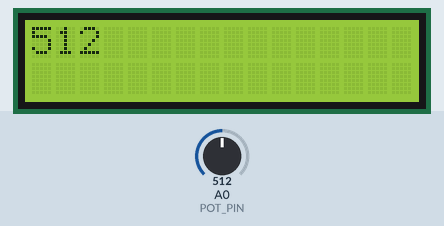
Simulated run of this sketch. Board: Arduino Uno, built with avr-gcc and run on an emulated ATmega328P. On the bench: 16×2 character LCD. The inputs (shaded band) are chosen by the test bench; at power-on: A0 (POT_PIN) = 512. What the sketch prints to the serial monitor is not drawn.

Above: at 1.3 s.
1.4 s: A0 (POT_PIN) set to 716
At 3.3 s:
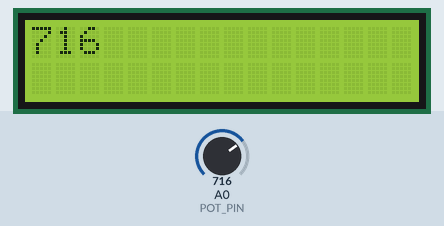
3.6 s: A0 (POT_PIN) set to 900
At 5.3 s:
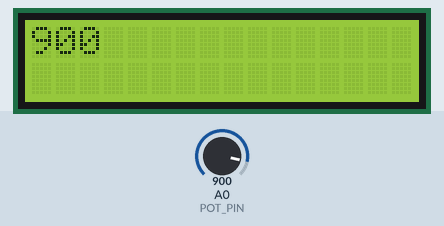
5.6 s: A0 (POT_PIN) set to 1023
At 7.6 s:
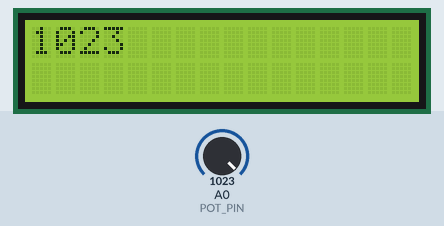
Timing chart, 0 to 9.1 s (numbered marks = the images above; inputs shaded):
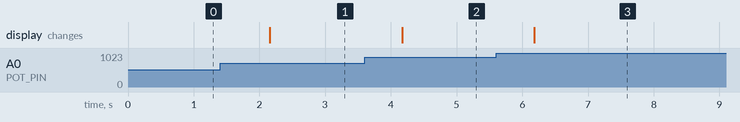

The sketch:

lightSensor.ino
```cpp
#include <LiquidCrystal_I2C.h>

#define POT_PIN A0

LiquidCrystal_I2C  LCD(0x3F, 16,2);

void setup() {
  Serial.begin(115200);
  LCD.begin(0,0);
  LCD.init();
  LCD.backlight();
  LCD.print("Hello World!");

}
 int val = 0;
void loop() {
  val = analogRead(POT_PIN);
  LCD.clear();
  LCD.print(val);

  Serial.print("Brightness value: ");
  Serial.println(val);

  delay(1000);
}
```

Measured:
- after the input at 1.4 s, the display: changes after 0.76 s (image 1)
- after the input at 3.6 s, the display: changes after 0.57 s (image 2)
- after the input at 5.6 s, the display: changes after 0.58 s (image 3)
